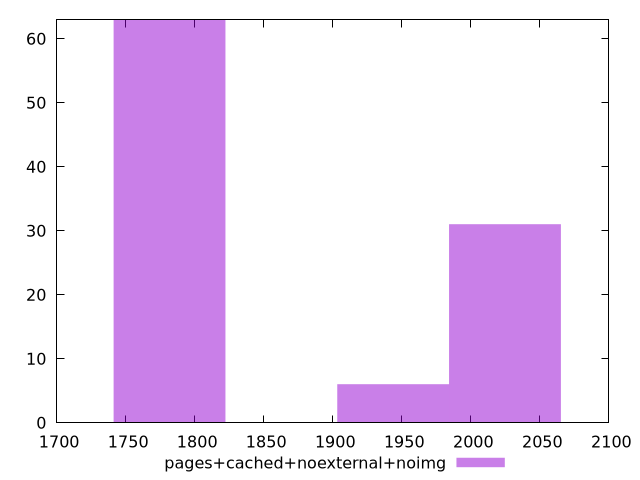

This figure's gnuplot source:
$_pagesCachedNoexternalNoimg <<EOF
1781.7775665638546 63
2024.7472347316532 31
1943.757345342387 6
EOF
set key outside below
set terminal pngcairo
set output "report_00005_2020-11-02T22-26-11.212Z/first-cpu-idle/pages+cached+noexternal+noimg//raw_hist.png"
set yrange [0:63]
set boxwidth 80.98988938926612
set style fill transparent solid 0.5 noborder
plot $_pagesCachedNoexternalNoimg title "pages+cached+noexternal+noimg" with boxes ,
